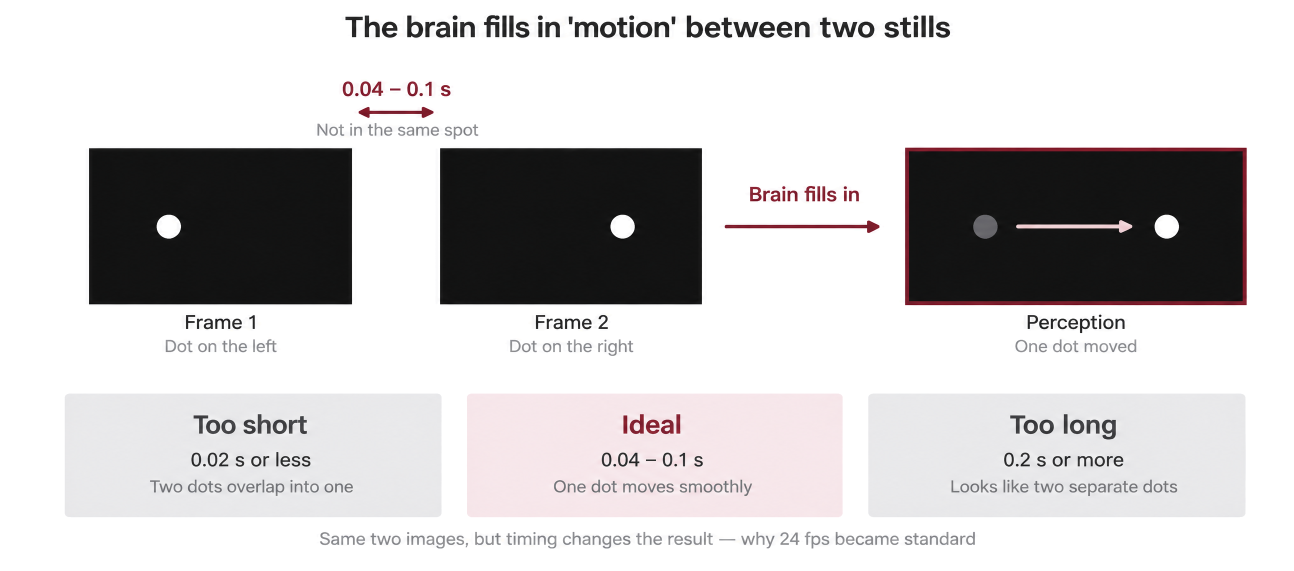
#> input picture sources/en/book_en/img_en/EN-p024_003_1375x644.png, 2588 x 1142 px, found by its file name (shown at 1/2 size); its folder holds only this picture in this run
$ python inv3.py
#> lines starting #> are read from the running program, lines starting #| are printed output that depends on the picture; after the words box and inside, x2 and y2 are one past the last pixel; in counts of white or black regions, pixels touching at a corner belong together
### sources/ru/diagrams/inv2.py
"""Inventory of text elements in the English diagrams (for re-lettering in DE / RU).
python3 inv2.py [stem ...]   -> inv/<stem>.json + inv/<stem>_boxes.png
Steps: OCR words (psm 11) -> fallback crops for uncovered glyph clusters -> lines -> segments (leading
bullets/numbers split off) -> label-driven merge of wrapped lines -> style by template matching
(weight, size, baseline, colour) -> alignment -> free room -> completeness check against the label list."""
import csv, difflib, glob, io, json, os, re, subprocess, sys, tempfile
import numpy as np
import cv2
from PIL import Image, ImageDraw, ImageFont

S = '/tmp/claude-0/-home-claude/0167432f-a877-5671-a0ae-ef5f130765fd/scratchpad'
IMG = S + '/book_en/img_en/'
OUT = S + '/ml/diag/inv/'
os.makedirs(OUT, exist_ok=True)
FONTS = {w: f'/usr/share/fonts/opentype/noto/NotoSansCJK-{w}.ttc' for w in ['Regular', 'Medium', 'Bold']}
_fc = {}


# [5 lines left out: function font, not called in this run]


labels = {}
for f in sorted(glob.glob(S + '/en/labels/g*.json')):
    for fn, items in json.load(open(f)).items():
        labels[fn.rsplit('.', 1)[0]] = [x['en'].replace('~', '–') for x in items]
EXTRA = {'p287_288_1375x661': ['14 fL'], 'p072_070_1831x681': ["Worm's-eye"]}


def norm(s):
    s = s.replace('’', "'").replace('‘', "'")
    return re.sub(r'[^a-z0-9]+', '', s.lower())


def tess(img, psm, scale=1.0):
    """run tesseract on a PIL image; return word dicts in original coordinates"""
    if scale != 1.0:
        img = img.resize((int(img.width * scale), int(img.height * scale)), Image.LANCZOS)
    with tempfile.NamedTemporaryFile(suffix='.png', dir=OUT) as tf:
        img.save(tf.name)
        out = subprocess.run(['tesseract', tf.name, '-', '--psm', psm, 'tsv'], capture_output=True, text=True).stdout
    rows = list(csv.DictReader(io.StringIO(out), delimiter='\t', quoting=csv.QUOTE_NONE))
    ws = []
    for r in rows:
        if r['level'] != '5' or not r['text'].strip():
            continue
        x0, y0 = int(r['left']) / scale, int(r['top']) / scale
        ws.append(dict(text=r['text'].strip(), conf=float(r['conf']), box=[x0, y0, x0 + int(r['width']) / scale, y0 + int(r['height']) / scale],
                       line=(int(r['block_num']), int(r['par_num']), int(r['line_num']))))
    return ws


def ink_mask(a):
    bg = np.stack([cv2.medianBlur(np.ascontiguousarray(a[:, :, c]), 41) for c in range(3)], 2)
    d = np.abs(a.astype(int) - bg.astype(int)).max(2)
    return d > 55, bg


# [146 lines left out: functions iou, render_mask, alpha_mask, stroke_width, fit_style, colour and 2 more, not called in this run]


BULLET = re.compile(r'^([0-9]{1,2}|[①-⑳]|[x×•·✕✓○●■□▶►]|0[1-9])$')


# [271 lines left out: function analyze, not called in this run]


def norm_words(s):
    return [w for w in (norm(x) for x in re.split(r'[\s·—–/→+=]+', s)) if w]


# [5 lines that do not run on import are left out]

### sources/ru/diagrams/inv3.py
"""Label-anchored inventory of the text in the English diagrams.
python3 inv3.py [stem ...] -> inv3/<stem>.json, inv3/<stem>_boxes.png
- OCR words: psm 11 on the image, on the inverted image (white text on dark fills), and on crops of
  uncovered glyph clusters (text inside frames that full-page OCR skips).
- Rows: words on one baseline with ordinary spacing.
- Every label of the diagram (the English strings it was drawn with) is located as a span of words in one row
  or as a wrapped span over 2-3 rows (longest labels first).
- Left-over words: numbers/units/acronyms become elements too (they may need localisation: decimal comma,
  units); everything else is treated as picture noise and left alone.
- Manual additions/overrides from manual.json (boxes found by eye) are merged in.
- Style per element (weight by stroke width, size by ink width, baseline), alignment, free room."""
import difflib, glob, json, os, re, sys
import numpy as np
import cv2
from PIL import Image, ImageDraw, ImageOps

sys.path.insert(0, os.path.dirname(os.path.abspath(__file__)))
from inv2 import (S, IMG, font, labels, EXTRA, norm, tess, ink_mask, fit_style, colour, ring_bg, free_room)

OUT = S + '/ml/diag/inv3/'
os.makedirs(OUT, exist_ok=True)
MANUAL = json.load(open(S + '/ml/diag/manual.json')) if os.path.exists(S + '/ml/diag/manual.json') else {}
#> (reads sources/ru/diagrams/manual.json from the repository)
NUMERIC = re.compile(r'^[+\-–—~±×x]?[\d][\d.,:%°′″x×\-–~/+]*(?:[a-zA-Z%°]{0,4}\+?)$')
ACRO = re.compile(r'^[A-Z][A-Z0-9]{1,5}\+?$')
BULLET = re.compile(r'^([0-9]{1,2}|[①-⑳]|0[1-9])$')


def overlap_v(a, b):
    return min(a[3], b[3]) - max(a[1], b[1])


def ocr_all(pil, ink):
    W, H = pil.size
    words = [w for w in tess(pil, '11') if w['conf'] >= 30 or re.search(r'[A-Za-z]{2,}', w['text'])]
    for w in words:
        w['src'] = 'page'
    inv = ImageOps.invert(pil)
    for w in tess(inv, '11'):
        if w['conf'] < 60 or not re.search(r'[A-Za-z0-9]', w['text']):
            continue
        if any(iou_box(w['box'], v['box']) > 0.3 for v in words):
            continue
        w['src'] = 'inverted'; w['line'] = ('inv',) + tuple(w['line'])
        words.append(w)
    # uncovered glyph clusters -> crop OCR
    n, lab, st, _ = cv2.connectedComponentsWithStats(ink.astype(np.uint8), 8)
    cov = np.zeros_like(ink)
    for w in words:
        x0, y0, x1, y1 = [int(round(v)) for v in w['box']]
        cov[max(0, y0 - 3):y1 + 4, max(0, x0 - 3):x1 + 4] = True
    comps = []
    for i in range(1, n):
        x, y, w_, h_, ar = st[i]
        if 7 <= h_ <= 120 and w_ <= 3.5 * h_ and ar >= 6 and cov[y:y + h_, x:x + w_].mean() <= 0.5:
            comps.append([x, y, x + w_, y + h_])
    comps.sort()
    clusters = []
    for c in comps:
        for cl in clusters:
            b = cl['box']
            h = max(b[3] - b[1], c[3] - c[1])
            if overlap_v(b, c) > 0.35 * min(b[3] - b[1], c[3] - c[1]) and -2 <= c[0] - b[2] < 0.9 * h:
                cl['box'] = [min(b[0], c[0]), min(b[1], c[1]), max(b[2], c[2]), max(b[3], c[3])]; cl['n'] += 1
                break
        else:
            clusters.append(dict(box=list(c), n=1))
    for cl in clusters:
        b = cl['box']; h = b[3] - b[1]
        if cl['n'] < 2 or b[2] - b[0] < 0.8 * h:
            continue
        p = int(0.35 * h) + 2
        X0, Y0 = max(0, b[0] - p), max(0, b[1] - p)
        crop = pil.crop((X0, Y0, min(W, b[2] + p), min(H, b[3] + p)))
        ws = tess(crop, '7', 2.0)
        if not ws:
            continue
        if np.mean([w['conf'] for w in ws]) < 55:
            ws2 = tess(ImageOps.invert(crop), '7', 2.0)
            if ws2 and np.mean([w['conf'] for w in ws2]) > np.mean([w['conf'] for w in ws]):
                ws = ws2
        for w in ws:
            w['box'] = [w['box'][0] + X0, w['box'][1] + Y0, w['box'][2] + X0, w['box'][3] + Y0]
            w['line'] = ('x', b[0], b[1]); w['src'] = 'crop'
        words += ws
    return words


# [26 lines left out: functions iou_box, build_rows, not called in this run]


def box_of(words, ids):
    bs = [words[i]['box'] for i in ids]
    return [min(b[0] for b in bs), min(b[1] for b in bs), max(b[2] for b in bs), max(b[3] for b in bs)]


def text_of(words, ids):
    return ' '.join(words[i]['text'] for i in ids)


def analyze(stem):
#> called with stem = 'p024_003_1375x644'
    path = IMG + f'EN-{stem}.png'
    pil = Image.open(path).convert('RGB')
#> pil is the input picture: PIL image 2588x1142 RGB; mean R, G, B 205.2, 203.4, 204.1
    a = np.array(pil)
    H, W = a.shape[:2]
    ink, _ = ink_mask(a)
#> in ink_mask, `bg = np.stack([cv2.medianBlur(np.ascontiguousarray(a[:, :, c]), 41) fo..`:
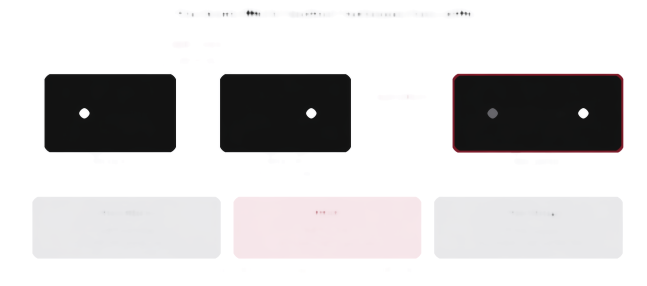
#> bg: shape (1142, 2588, 3) (shown at 1/4 size); mean R, G, B 209, 207.5, 208
#> in ink_mask, `d = np.abs(a.astype(int) - bg.astype(int)).max(2)`:
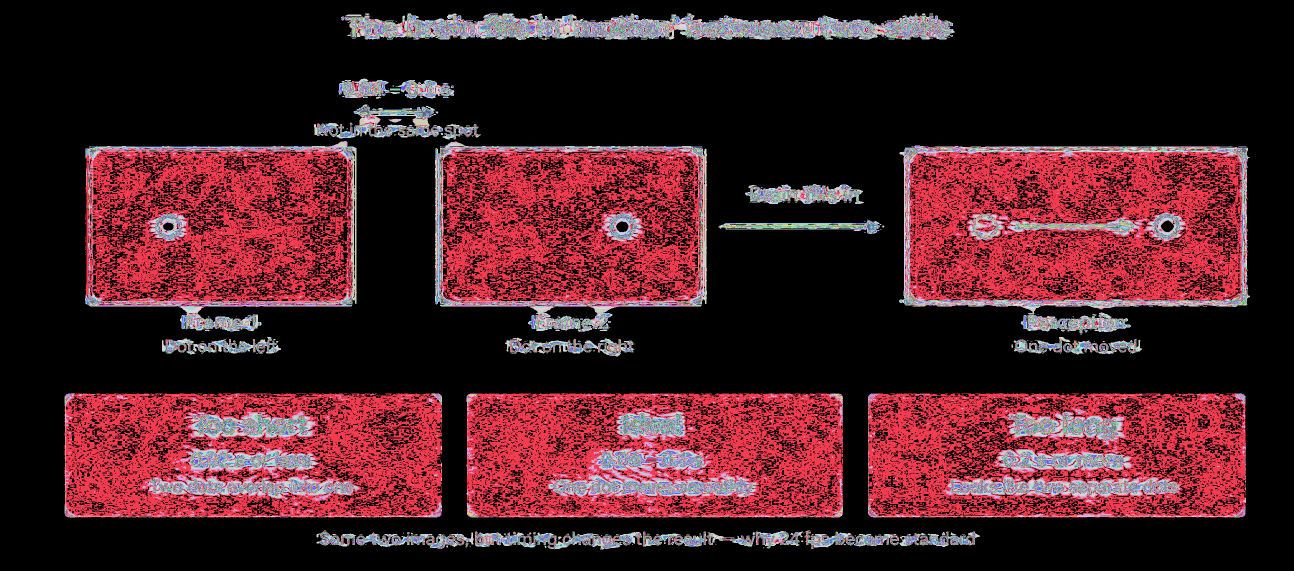
#> d: shape (1142, 2588) int64 (shown at 1/2 size); 255 distinct labels, from 0 to 254; one colour per label, 0 black
#> ink: shape (1142, 2588) bool; 2.9% white; 341 white regions (8 under 20 px), largest, box (x1, y1, x2, y2) and area: (1449, 441, 1759, 466) 2694, (2032, 440, 2265, 466) 2099, (717, 213, 867, 236) 1404
    words = [w for w in ocr_all(pil, ink) if re.search(r'[A-Za-z0-9]', w['text'])]
#> (the rest of the program and of its run is left out)
